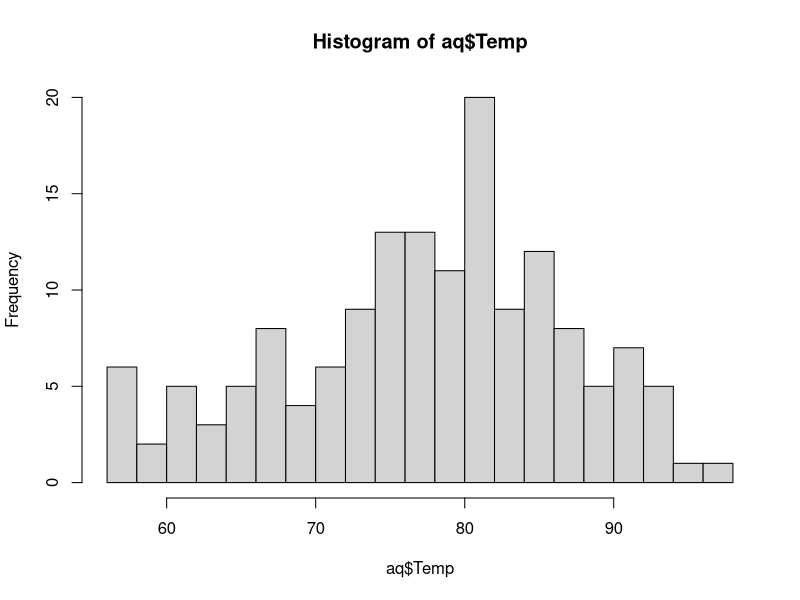
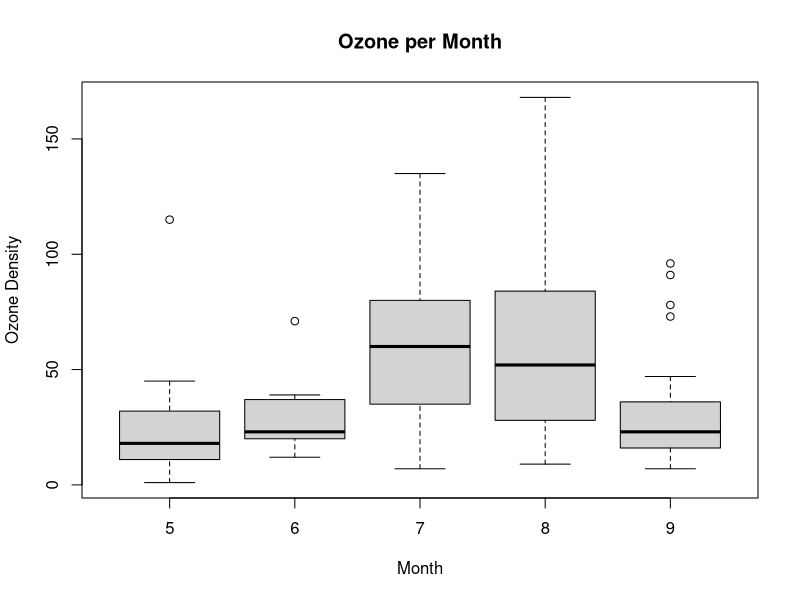

These figures' R source, in order:
setwd("~/usr/doc/ST1008AS1")
setwd("/Users/j/Documents/UniNotes/Y1S1/STAT1008/ST1008AS1/")
aq = read.csv("airquality.csv")
hist(aq$Temp, breaks=20)
#Save currently visible plot
boxplot(Ozone~Month,data=aq, main="Ozone per Month", ylab="Ozone Density", xlab="Month")
dev.print(png, file="histtemp.png")
table(aq$Month, aq$Ozone)
